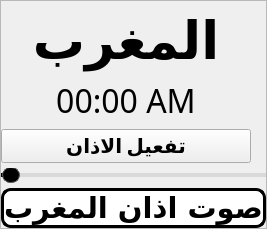
                       <widget class="QFrame" name="frame_42">
                        <property name="sizePolicy">
                         <sizepolicy hsizetype="Expanding" vsizetype="Expanding">
                          <horstretch>0</horstretch>
                          <verstretch>0</verstretch>
                         </sizepolicy>
                        </property>
                        <property name="minimumSize">
                         <size>
                          <width>0</width>
                          <height>0</height>
                         </size>
                        </property>
                        <property name="frameShape">
                         <enum>QFrame::StyledPanel</enum>
                        </property>
                        <property name="frameShadow">
                         <enum>QFrame::Raised</enum>
                        </property>
                        <layout class="QVBoxLayout" name="verticalLayout_40">
                         <property name="spacing">
                          <number>5</number>
                         </property>
                         <property name="leftMargin">
                          <number>0</number>
                         </property>
                         <property name="topMargin">
                          <number>0</number>
                         </property>
                         <property name="rightMargin">
                          <number>0</number>
                         </property>
                         <property name="bottomMargin">
                          <number>0</number>
                         </property>
                         <item>
                          <widget class="QWidget" name="magrebWidget" native="true">
                           <property name="sizePolicy">
                            <sizepolicy hsizetype="Expanding" vsizetype="Expanding">
                             <horstretch>0</horstretch>
                             <verstretch>0</verstretch>
                            </sizepolicy>
                           </property>
                           <property name="minimumSize">
                            <size>
                             <width>0</width>
                             <height>0</height>
                            </size>
                           </property>
                           <property name="maximumSize">
                            <size>
                             <width>250</width>
                             <height>200</height>
                            </size>
                           </property>
                           <property name="styleSheet">
                            <string notr="true"/>
                           </property>
                           <layout class="QVBoxLayout" name="verticalLayout_8">
                            <property name="leftMargin">
                             <number>0</number>
                            </property>
                            <property name="rightMargin">
                             <number>0</number>
                            </property>
                            <property name="bottomMargin">
                             <number>0</number>
                            </property>
                            <item>
                             <widget class="QLabel" name="magreb_label">
                              <property name="sizePolicy">
                               <sizepolicy hsizetype="Preferred" vsizetype="Preferred">
                                <horstretch>0</horstretch>
                                <verstretch>0</verstretch>
                               </sizepolicy>
                              </property>
                              <property name="font">
                               <font>
                                <family>Microsoft Uighur</family>
                                <pointsize>39</pointsize>
                                <weight>75</weight>
                                <bold>true</bold>
                               </font>
                              </property>
                              <property name="styleSheet">
                               <string notr="true">color:black;</string>
                              </property>
                              <property name="text">
                               <string>المغرب</string>
                              </property>
                              <property name="alignment">
                               <set>Qt::AlignCenter</set>
                              </property>
                             </widget>
                            </item>
                            <item>
                             <widget class="QLabel" name="magreb_adan_time">
                              <property name="font">
                               <font>
                                <family>Bahnschrift</family>
                                <pointsize>24</pointsize>
                               </font>
                              </property>
                              <property name="styleSheet">
                               <string notr="true">color:black;</string>
                              </property>
                              <property name="text">
                               <string>00:00 AM</string>
                              </property>
                              <property name="alignment">
                               <set>Qt::AlignCenter</set>
                              </property>
                             </widget>
                            </item>
                            <item>
                             <widget class="QPushButton" name="magreb_activate_button">
                              <property name="font">
                               <font>
                                <family>Calibri</family>
                                <pointsize>15</pointsize>
                                <weight>75</weight>
                                <bold>true</bold>
                               </font>
                              </property>
                              <property name="text">
                               <string>تفعيل الاذان</string>
                              </property>
                              <property name="checkable">
                               <bool>true</bool>
                              </property>
                             </widget>
                            </item>
                           </layout>
                          </widget>
                         </item>
                         <item>
                          <widget class="QSlider" name="magreb_volume_slider">
                           <property name="sizePolicy">
                            <sizepolicy hsizetype="Expanding" vsizetype="Minimum">
                             <horstretch>0</horstretch>
                             <verstretch>0</verstretch>
                            </sizepolicy>
                           </property>
                           <property name="styleSheet">
                            <string notr="true">
QSlider::groove:horizontal {
    border: 1px solid #999999;
    height: 2px; /* Set the line thickness */
    background: #d9d9d9;
    margin: 0px 0;
}

QSlider::handle:horizontal {
    background: black;
    border: 1px solid #5c5c5c;
    width: 16px;
    height: 16px;
    margin: -7px 0; /* Adjusted to vertically center the handle on the thinner groove */
    border-radius: 8px; /* Circular handle */
}

QSlider::add-page:horizontal {
    background: #d9d9d9;
}

QSlider::sub-page:horizontal {
    background: black;
}
</string>
                           </property>
                           <property name="orientation">
                            <enum>Qt::Horizontal</enum>
                           </property>
                          </widget>
                         </item>
                         <item>
                          <widget class="QPushButton" name="magrebSoundButton">
                           <property name="sizePolicy">
                            <sizepolicy hsizetype="Expanding" vsizetype="Fixed">
                             <horstretch>0</horstretch>
                             <verstretch>0</verstretch>
                            </sizepolicy>
                           </property>
                           <property name="font">
                            <font>
                             <family>Microsoft Uighur</family>
                             <pointsize>22</pointsize>
                             <weight>75</weight>
                             <bold>true</bold>
                            </font>
                           </property>
                           <property name="styleSheet">
                            <string notr="true">QPushButton{
border-radius: 10px;
color: black;
border: 3px solid black;
background-color: rgb(255,255,255);
}

QPushButton:hover{
background-color: rgb(53, 53, 53);
color:white;
}

</string>
                           </property>
                           <property name="text">
                            <string>صوت اذان المغرب</string>
                           </property>
                          </widget>
                         </item>
                        </layout>
                       </widget>
